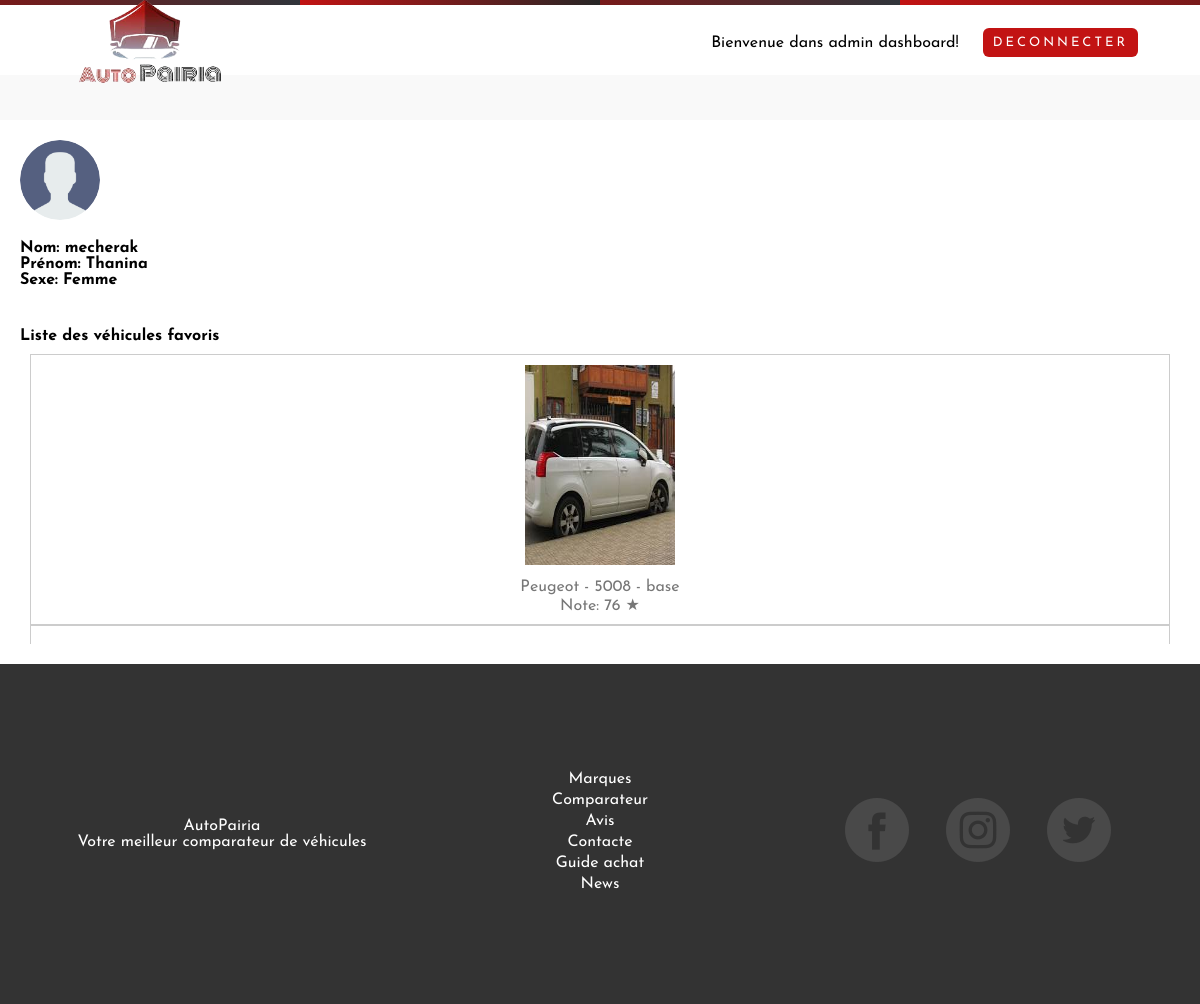
Screenshot of /Routers/UserProfile.php?id=53&nom=mecherak&photo=../Assets/User/user.png&email=kt_mecherak@esi.dz&prenom=Thanina&sexe=Femme with the database file from the repository.
### tables this page shows
CREATE TABLE `vehicule` (
  `id_vcl` int(11) NOT NULL,
  `image` varchar(255) DEFAULT NULL,
  `id_mdl` int(11) DEFAULT NULL,
  `note` int(11) DEFAULT NULL,
  `annee` varchar(255) DEFAULT NULL
);

CREATE TABLE `marque` (
  `id_mrq` int(11) NOT NULL,
  `logo` varchar(255) DEFAULT NULL,
  `nom` varchar(255) DEFAULT NULL,
  `pays` varchar(255) DEFAULT NULL,
  `siege_soc` varchar(255) DEFAULT NULL,
  `annee` varchar(255) DEFAULT NULL,
  `web` varchar(255) DEFAULT NULL,
  `note` int(11) DEFAULT NULL
);

CREATE TABLE `modele` (
  `id_mdl` int(11) NOT NULL,
  `nom` varchar(255) DEFAULT NULL,
  `id_mrq` int(11) NOT NULL
);

CREATE TABLE `version` (
  `id_version` int(11) NOT NULL,
  `nom` varchar(255) DEFAULT NULL,
  `id_vcl` int(11) NOT NULL
);

CREATE TABLE `menu_items` (
  `id_menu` int(11) NOT NULL,
  `nom` varchar(255) DEFAULT NULL,
  `lien` varchar(255) DEFAULT NULL
);

CREATE TABLE `social_media` (
  `id` int(11) NOT NULL,
  `icone` varchar(255) DEFAULT NULL,
  `nom` varchar(255) DEFAULT NULL
);

### Controllers/userProfileController.php (called while the page is built, shortened)
<?php
require_once ('../Models/UserModel.php');
require_once ('../Views/userProfileView.php');
class userProfileController
{
    private $user;
    public function __construct()
    {
        $this->user = new UserModel();
    }
    public function afficherUserInfo($id, $nom, $prenom, $email, $photo, $sexe){
        $vue=new  userProfileView();
        $vue->afficherUserInfo($id, $nom, $prenom, $email, $photo, $sexe);
    }
    public function getFavoriteV($idUser){
        $favorites=$this->user->getFavoriteV($idUser);
        return $favorites;
    }
}

### Models/UserModel.php (called while the page is built, shortened)
<?php
class UserModel {
    private $dbModel;
    public function __construct() {
        $this->dbModel = new DbModel();
    }
    public function getFavoriteV($idUser) {
        $pdo = $this->dbModel->connect();
        $stm = $pdo->prepare("SELECT v.id_vcl,v.note ,v.image, m.nom AS marque, mo.nom AS modele, ve.nom AS version
                                FROM favoris f
                                INNER JOIN vehicule v ON f.id_vcl = v.id_vcl
                                INNER JOIN modele mo ON v.id_mdl = mo.id_mdl INNER
                                JOIN marque m ON mo.id_mrq = m.id_mrq
                                LEFT JOIN version ve
                                ON v.id_vcl = ve.id_vcl
                                WHERE  f.id_user = ?");
        $stm->execute(array($idUser));
        $favorites = $stm->fetchAll(\PDO::FETCH_ASSOC);
        $this->dbModel->disconnect($pdo);
        return $favorites;
    }
};
?>

### Controllers/AcceuilController.php (called while the page is built, shortened)
<?php
require_once ('../Models/Menumodel.php');
require_once ('../Models/SMmodel.php');
require_once ('../Views/AcceuilView.php');
class AccueilController
{
    private $socialmedia;
    private $menuitems;
    public function __construct()
    {
        $this->menuitems = new Menu();
        $this->socialmedia = new SM();
    }
    public function afficherpieddepage() {
        $accueilVue = new AcceuilView();
        $accueilVue->afficherPiedDePage();
    }
    public function getSocialMedia(){
        $result = $this->socialmedia->getSocialMedia();
        return $result;
    }
    public function getMenuItems(){
        $result = $this->menuitems->getMenuItems();
        return $result;
    }
}
?>

### Models/Menumodel.php (called while the page is built, shortened)
<?php
class Menu {
    private $dbModel;
    public function __construct() {
        $this->dbModel = new DbModel();
    }
    public function getMenuItems() {
        $pdo = $this->dbModel->connect();
        $stm = $pdo->query("SELECT * FROM menu_items");
        $results = $stm->fetchAll(PDO::FETCH_NUM);
        $this->dbModel->disconnect($pdo);
        return $results;
    }
}
?>

### Models/SMmodel.php (called while the page is built, shortened)
<?php
class SM {
    private $dbModel;
    public function __construct() {
        $this->dbModel = new DbModel();
    }
    public function getSocialMedia() {
        $pdo = $this->dbModel->connect();
        $stm = $pdo->query("SELECT * FROM social_media");
        $results = $stm->fetchAll(PDO::FETCH_NUM);
        $this->dbModel->disconnect($pdo);
        return $results;
    }
}
?>

### Views/userProfileView.php (the view, shortened to what this page needs)
<?php
require_once('../Controllers/userProfileController.php');
class userProfileView {
    public function afficherUserInfo($id, $nom, $prenom, $email, $photo, $sexe) {
        $controller = new userProfileController();
        $favorites = $controller->getFavoriteV($id);
        echo '
        <div class="container">
            <div class="row">
                <div class="col-md-3">
                    <div class="profile-info text-center">
                        <img src="' . $photo . '" alt="Photo de profil" class="img-fluid">
                    </div>
                </div>
                <div class="col-md-9">
                    <div class="row">
                        <div class="col-md-12">
                            <h4>Nom: ' . $nom . '</h4>
                            <h4>Prénom: ' . $prenom . '</h4>
                            <h4>Sexe: ' . $sexe . '</h4>
                        </div>
                    </div>
                </div>
            </div>
            <h4 style="margin-top:40px"class="mt-4">Liste des véhicules favoris</h4>
            <div class="favorites-container mx-auto">';
        foreach ($favorites as $favorite) {
            echo '
            <div class="vehicle-container mb-3">
                <img style="height:200px;width:150px" src="' . $favorite['image'] . '" alt="Image du véhicule" class="img-fluid">
                <p class="mb-1">' . $favorite['marque'] . ' - ' . $favorite['modele'] . ' - ' . $favorite['version'] . '</p>
                <p class="mb-0">Note: ' . $favorite['note'] . ' ★</p>
            </div>';
        }
        echo '</div>
        </div>';
    }
}

### Views/AcceuilView.php (shortened to what this page needs)
<?php
require_once ('../Controllers/AcceuilController.php');
class AcceuilView
{
function afficherPiedDePage() {
  $accueilControler = new AccueilController();
  $menuItems = $accueilControler->getMenuItems();
  $socialMedia = $accueilControler->getSocialMedia();
  echo '<footer class="footer">
            <div class="footer_wrapper">
                <div class="footer-section autopairia-section">
                    <div class="autopairia">
                        <div class="half red">AutoPairia</div>
                        <div class="half white">Votre meilleur comparateur de véhicules</div>
                    </div>
                </div>
                <div class="footer-section menu-section">
                    <ul>';
  foreach ($menuItems as $item) {
      echo '<li><a href="#">' . $item[1] . '</a></li>';
  }
  echo '</ul>
                </div>
                <div class="footer-section social-media-section">
                    <ul class="social-media">';
  foreach ($socialMedia as $media) {
      echo '<li><a href="#"><img src="' . $media[1] . '" alt="' . $media[2] . '"></a></li>';
  }
  echo '</ul>
                </div>
            </div>
        </footer>';
}
}?>

### Css/Acceuil.css (style rules this page uses)
* { margin: 0; padding: 0; box-sizing: border-box; list-style: none; text-decoration: none; font-family: "Josefin Sans", sans-serif; }
.footer { background-color: #333; color: #fff; padding: 20px 0; }
.footer_wrapper { height: 300px; width: 90%; margin: 0 auto; display: flex; justify-content: space-between; align-items: center; flex-wrap: wrap; }
.autopairia-section, .menu-section, .social-media-section { flex: 0 1 30%; text-align: center; padding: 0 10px; }
.social-media-section ul { list-style: none; padding: 0; display: flex; justify-content: space-around; align-items: center; }
.autopairia-section ul, .menu-section ul, .social-media-section ul { list-style: none; padding: 0; }
.autopairia-section ul li, .menu-section ul li, .social-media-section ul li { margin-bottom: 5px; }
.autopairia-section ul li a, .menu-section ul li a, .social-media-section ul li a { color: #fff; text-decoration: none; }
.container { display: flex; flex-direction: column; align-items: flex-start; padding: 20px; }
.profile-info { display: flex; align-items: flex-start; margin-bottom: 20px; }
.profile-info img { width: 80px; height: 80px; border-radius: 50%; margin-right: 15px; }
.favorites-container { max-height: 300px; overflow-y: auto; width: 100%; padding: 10px; }
.vehicle-container { border: 1px solid #ccc; padding: 10px; text-align: center; }
.vehicle-container img { max-width: 100%; height: auto; margin-bottom: 10px; }
a { text-decoration: none; color: inherit; }
p { color: #777; }

### rows the page displays
vehicule: image (picture), marque.nom "Peugeot", id_mdl.nom "5008", version.nom "base", note "76"
vehicule: image (picture)
menu_items: nom "Marques"
menu_items: nom "Comparateur"
menu_items: nom "Avis"
menu_items: nom "Contacte"
menu_items: nom "Guide achat"
menu_items: nom "News"
social_media: icone+nom (picture)
social_media: icone+nom (picture)
social_media: icone+nom (picture)

### other values shown
$nom "mecherak"
$prenom "Thanina"
$sexe "Femme"
